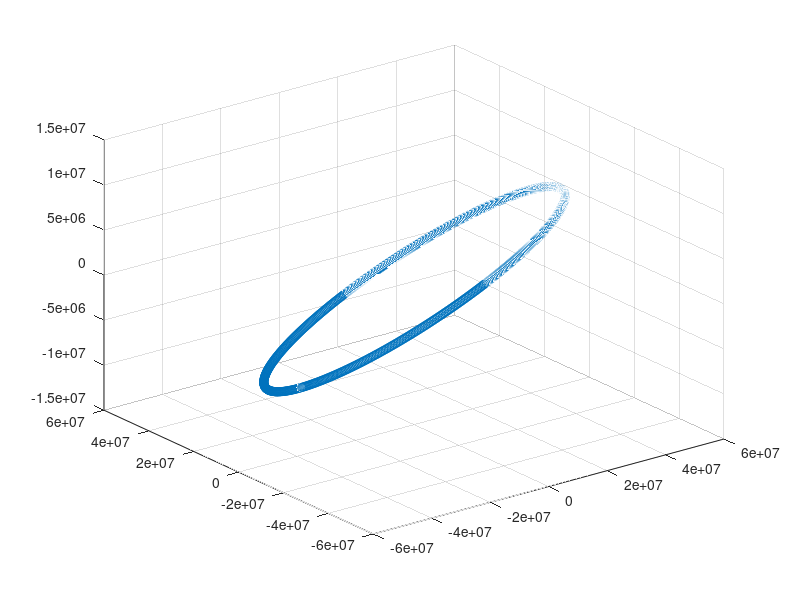

Source code (MATLAB):
theta = 0:0.01:2*pi();

for kk = 1 :length(theta)
    eraw = 40385;
    n = 1.00277387;
    ideg = 14.2407;
    wdeg = 318.6668;
    Mdeg = 85.9519;
    t = 264.51782528;
    t0 = 0;
    omegadeg = 225.5871;

    mu = 3.98604419e14;

    e = eraw*1e-07;
    a = mu^(1/3) / (2*n*pi()/ 86400)^(2/3);
    i = ideg*(pi()/180);
    w = wdeg*(pi()/180);
    omega = omegadeg*(pi()/180);
    Mt = Mdeg*(pi()/180);
    E = theta(kk);

    Vt = 2 * atan2( sqrt( 1 + e ) * sin( E / 2 ) , sqrt(1 - e ) * cos( E / 2));

    rc = a * (1 - e * cos(E));

    vcoeff = sqrt(mu * a ) / rc;

    Ot = [rc * cos(Vt), rc * sin(Vt),0];
    Odott = [vcoeff * -sin(E), vcoeff * sqrt(1 - e^2) * cos(E),0];
    rx(kk) = (Ot(1) * (cos(w) * cos(omega) - sin(w) * cos(i) * sin(omega)) - Ot(2) * (sin(w) * cos(omega) + cos(w) * cos(i) * sin(omega)));
    ry(kk) = (Ot(1)* (cos(w) * sin(omega) + sin(w) * cos(i) * cos(omega)) + Ot(2) * (cos(w) * cos(i) * cos(omega) - sin(w) * sin(omega)));
    rz(kk) = (Ot(1) * (sin(w) * sin(i)) + Ot(2) * (cos(w) * sin(i)));

    rdotx(kk) = (Odott(1) * (cos(w) * cos(omega) - sin(w) * cos(i) * sin(omega)) - Odott(2) * (sin(w) * cos(omega) + cos(w) * cos(i) * sin(omega)));
    rdoty(kk) = (Odott(1) * (cos(w) * sin(omega) + sin(w) * cos(i) * cos(omega)) + Odott(2) * (cos(w) * cos(i) * cos(omega) - sin(w) * sin(omega)));
    rdotz(kk) = (Odott(1) * (sin(w) * sin(i)) + Odott(2) * (cos(w) * sin(i)));
end
scatter3(rx,ry,rz)

%scatter3(r_x,r_y,r_z,70)
%legend('Eccentricity Variant', 'Time Variant')